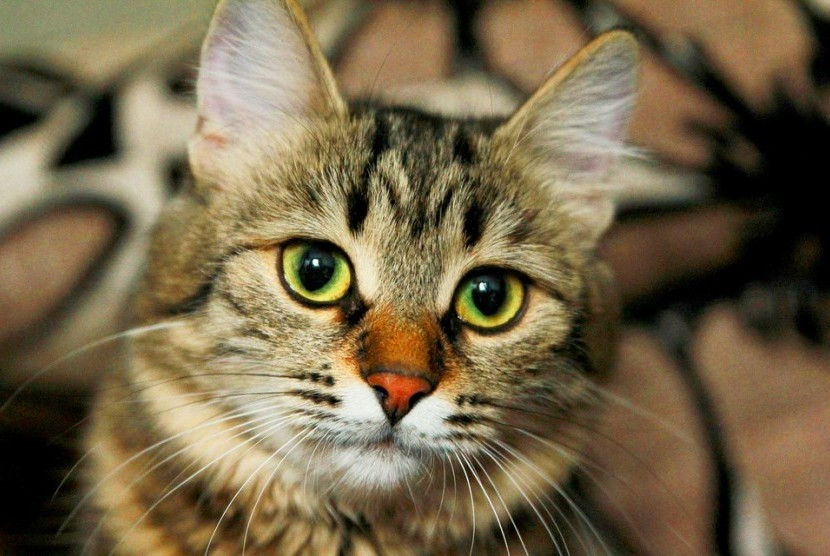
#> input picture TgasPCD/kucing.jpg, 830 x 556 px
$ jupyter execute PCD1.ipynb
#> lines starting #> are read from the running program, lines starting #| are printed output that depends on the picture; after the words box and inside, x2 and y2 are one past the last pixel; in counts of white or black regions, pixels touching at a corner belong together
[cell 1]
import cv2

#load & resize image
img = cv2.imread('kucing.jpg')
#> img is the input picture: shape (556, 830, 3); mean B, G, R 73, 102, 117.2
img_resize = cv2.resize(img, (640, 480))
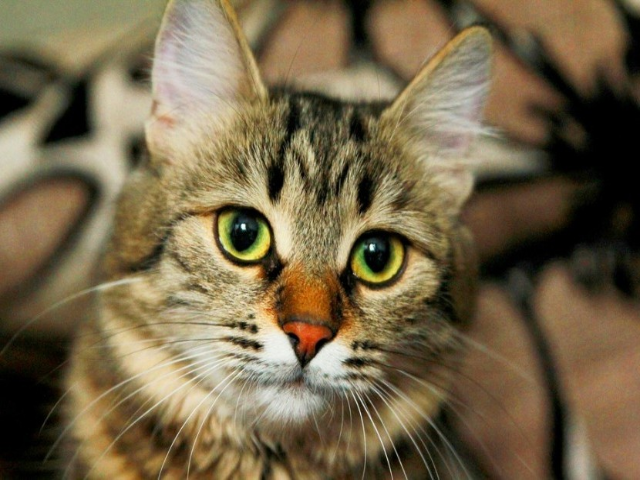
#> img_resize: shape (480, 640, 3); mean B, G, R 72.9, 101.8, 117.1

#apply canny edge detection
#cv2.canny(<image>, threshold_min, threshold_max)
edged = cv2.Canny(img_resize, 230, 250)
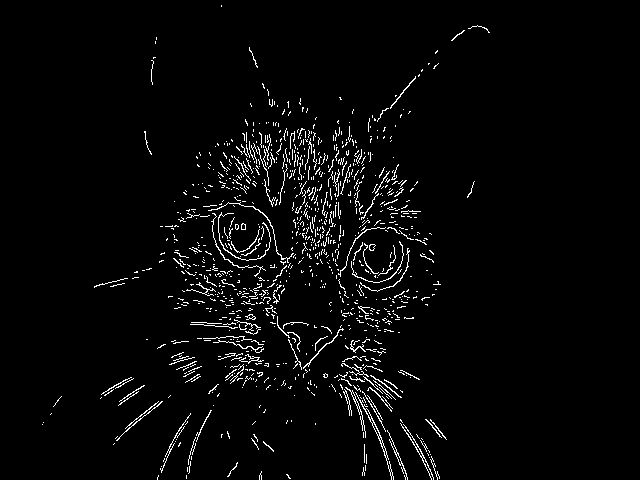
#> edged: shape (480, 640); 3.1% white in thin lines or dots, all inside (x1, y1, x2, y2) = (42, 5, 490, 480)

#show image
cv2.imshow("Original Image",img_resize)
cv2.imshow("Edged Image", edged)

cv2.waitKey(0)
cv2.destroyAllWindows()
